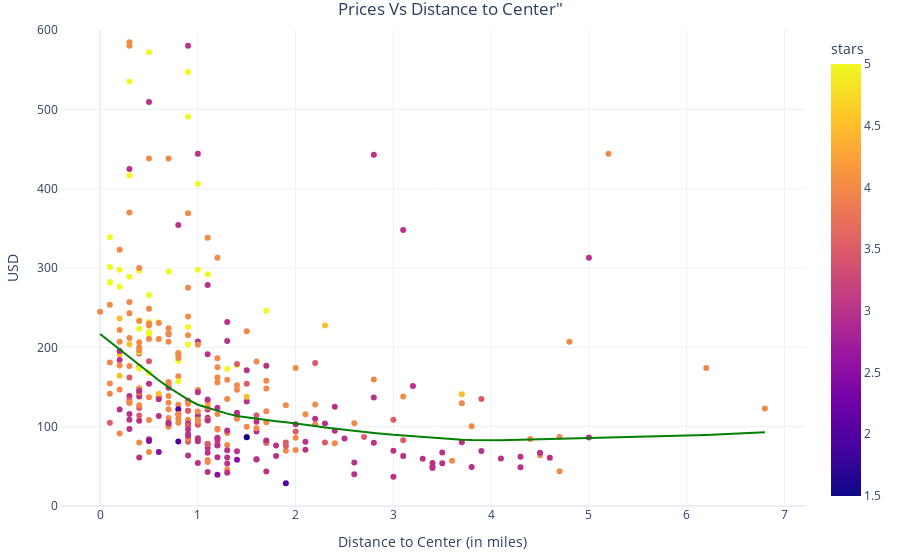

Notebook source saved alongside this figure:
### Markdown cell above
### PRICING

### Code cell
graph = px.scatter(hotels,
                   x = 'distance',
                   y = 'price_nite',
                   color = 'stars',
                   title = 'Prices Vs Distance to Center"',
                   trendline ='lowess',
                   trendline_color_override ='green'
                    )
graph.update_layout(title_x = 0.5, plot_bgcolor = 'white')
graph.update_xaxes(title = 'Distance to Center (in miles)')
graph.update_yaxes(title = 'USD')
graph.update_layout(yaxis = dict(range = [0,600]))
graph.update_layout(legend_title_text='Low(0) vs High(1) Ratings')
graph.update_layout(legend = dict(orientation = 'h', y=1, x=0.5, xanchor ='center'), margin = dict(b = 20, t = 30, l = 20, r = 20))
graph.show()

### Figure 1 — Plotly figure (JSON) as saved in the notebook; plotly's stock layout.template omitted (floating-point values rounded to 4 significant figures; data arrays with more than 128 entries replaced by an {"elided": "..."} marker saying what was removed)
{"data": [{"hovertemplate": "distance=%{x}<br>price_nite=%{y}<br>stars=%{marker.color}<extra></extra>", "legendgroup": "", "marker": {"color": {"elided": "320 float values"}, "coloraxis": "coloraxis", "symbol": "circle"}, "mode": "markers", "name": "", "orientation": "v", "showlegend": false, "type": "scatter", "x": {"elided": "320 float values"}, "xaxis": "x", "y": {"elided": "320 float values"}, "yaxis": "y"}, {"hovertemplate": "<b>LOWESS trendline</b><br><br>distance=%{x}<br>price_nite=%{y} <b>(trend)</b><extra></extra>", "legendgroup": "", "line": {"color": "green"}, "marker": {"symbol": "circle"}, "mode": "lines", "name": "", "showlegend": false, "type": "scatter", "x": {"elided": "320 float values"}, "xaxis": "x", "y": {"elided": "320 float values"}, "yaxis": "y"}], "layout": {"autosize": true, "coloraxis": {"colorbar": {"title": {"text": "stars"}}, "colorscale": [[0, "#0d0887"], [0.1111, "#46039f"], [0.2222, "#7201a8"], [0.3333, "#9c179e"], [0.4444, "#bd3786"], [0.5556, "#d8576b"], [0.6667, "#ed7953"], [0.7778, "#fb9f3a"], [0.8889, "#fdca26"], [1, "#f0f921"]]}, "legend": {"orientation": "h", "title": {"text": "Low(0) vs High(1) Ratings"}, "tracegroupgap": 0, "x": 0.5, "xanchor": "center", "y": 1}, "margin": {"b": 20, "l": 20, "r": 20, "t": 30}, "plot_bgcolor": "white", "title": {"text": "Prices Vs Distance to Center\"", "x": 0.5}, "xaxis": {"anchor": "y", "autorange": true, "domain": [0, 1], "range": [-0.4112, 7.211], "title": {"text": "Distance to Center (in miles)"}, "type": "linear"}, "yaxis": {"anchor": "x", "domain": [0, 1], "range": [0, 600], "title": {"text": "USD"}, "type": "linear"}}}
